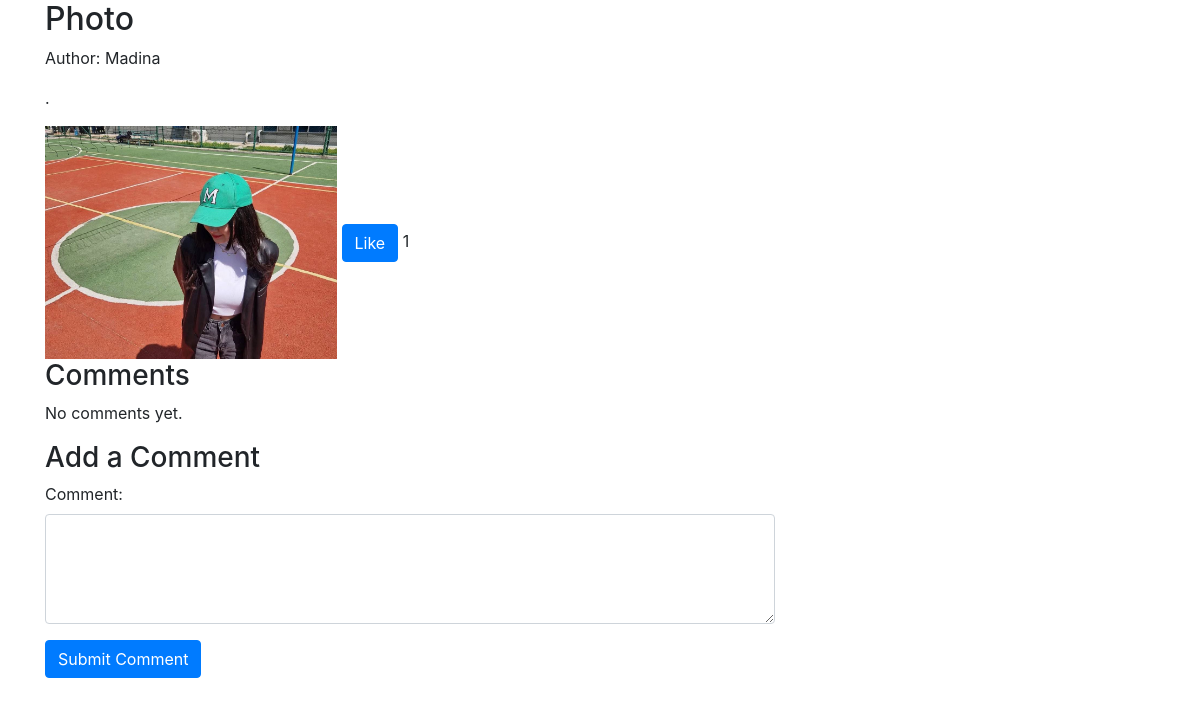
/post/27/ (signed in), run on the app's committed database.
### blog/models.py (models this page shows, shortened)
class Post(models.Model):
    author = models.ForeignKey(User, on_delete=models.CASCADE)
    title = models.CharField(max_length=255)
    content = models.TextField(default=' ')
    image = models.ImageField(upload_to='post_images/', default='default_image.jpg')
    likes = models.ManyToManyField(User, related_name='post_likes', blank=True)

### blog/views.py (the view)
# urls.py: path('post/<int:pk>/', views.post_detail, name='post_detail'),
@login_required
def post_detail(request, pk):
    post = get_object_or_404(Post, pk=pk)
    comments = post.comments.all()
    if request.method == 'POST':
        action = request.POST.get('action')
        if action == 'like':
            post.likes.add(request.user)
        elif action == 'unlike':
            post.likes.remove(request.user)
    context = {
        'post': post,
        'comments': comments,
    }
    return render(request, 'post_detail.html', context)

### blog/templates/post_detail.html (shortened to what this page needs)
<!DOCTYPE html>
<html>
<head>
  <link rel="stylesheet" href="https://stackpath.bootstrapcdn.com/bootstrap/4.3.1/css/bootstrap.min.css">
</head>
<body>
  <div class="container">
    <div class="row">
      <div class="col-md-8">
        <h2>{{ post.title }}</h2>
        <p>Author: {{ post.author }}</p>
        <p>{{ post.content }}</p>
        {% if post.image %}
          <img src="{{ post.image.url }}" alt="Post Image" class="img-fluid post-image">
        {% endif %}
        <button id="like-button" class="btn btn-primary">Like</button>
        <span id="like-count">{{ post.likes.count }}</span>
      </div>
      <div class="col-md-4">
      </div>
    </div>
    <div class="row">
      <div class="col-md-8">
        <h3>Comments</h3>
        {% for comment in comments %}
          <div class="card mb-3">
            <div class="card-body">
              <h5 class="card-title">{{ comment.author }}</h5>
              <p class="card-text">{{ comment.content }}</p>
            </div>
          </div>
        {% empty %}
          <p>No comments yet.</p>
        {% endfor %}
      </div>
    </div>
    <div class="row">
      <div class="col-md-8">
        <h3>Add a Comment</h3>
        <form method="post">
          <div class="form-group">
            <label for="comment">Comment:</label>
            <textarea class="form-control" id="comment" name="comment" rows="4"></textarea>
          </div>
          <button type="submit" class="btn btn-primary">Submit Comment</button>
        </form>
      </div>
    </div>
  </div>
</body>
</html>

### blog/templates/post_detail.html (style rules this page uses)
.post-image { max-width: 40%; height: auto; }

### data on the page
Post: title "Photo", author "Madina", content ".", image (picture), likes.count "1"
